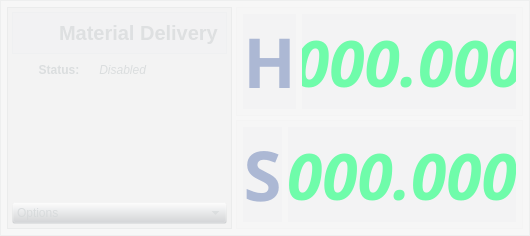
           <widget class="QFrame" name="materialDeliveryDisplay_frame">
            <property name="minimumSize">
             <size>
              <width>0</width>
              <height>150</height>
             </size>
            </property>
            <property name="maximumSize">
             <size>
              <width>530</width>
              <height>16777215</height>
             </size>
            </property>
            <property name="styleSheet">
             <string notr="true">background: rgba(212,215,217,24);
</string>
            </property>
            <property name="frameShape">
             <enum>QFrame::StyledPanel</enum>
            </property>
            <property name="frameShadow">
             <enum>QFrame::Raised</enum>
            </property>
            <layout class="QHBoxLayout" name="horizontalLayout_19">
             <property name="spacing">
              <number>4</number>
             </property>
             <property name="leftMargin">
              <number>6</number>
             </property>
             <property name="topMargin">
              <number>6</number>
             </property>
             <property name="rightMargin">
              <number>6</number>
             </property>
             <property name="bottomMargin">
              <number>6</number>
             </property>
             <item>
              <widget class="QFrame" name="materialDeliveryDisplayInfo_frame">
               <property name="minimumSize">
                <size>
                 <width>225</width>
                 <height>0</height>
                </size>
               </property>
               <property name="maximumSize">
                <size>
                 <width>300</width>
                 <height>16777215</height>
                </size>
               </property>
               <property name="frameShape">
                <enum>QFrame::StyledPanel</enum>
               </property>
               <property name="frameShadow">
                <enum>QFrame::Raised</enum>
               </property>
               <layout class="QVBoxLayout" name="verticalLayout_27">
                <property name="spacing">
                 <number>4</number>
                </property>
                <property name="leftMargin">
                 <number>4</number>
                </property>
                <property name="topMargin">
                 <number>4</number>
                </property>
                <property name="rightMargin">
                 <number>4</number>
                </property>
                <property name="bottomMargin">
                 <number>4</number>
                </property>
                <item>
                 <widget class="QFrame" name="materialDeliveryDisplayTitle_frame">
                  <property name="styleSheet">
                   <string notr="true">background:rgba(212,215,217,10);
</string>
                  </property>
                  <property name="frameShape">
                   <enum>QFrame::StyledPanel</enum>
                  </property>
                  <property name="frameShadow">
                   <enum>QFrame::Raised</enum>
                  </property>
                  <layout class="QHBoxLayout" name="horizontalLayout_18">
                   <property name="spacing">
                    <number>4</number>
                   </property>
                   <property name="leftMargin">
                    <number>4</number>
                   </property>
                   <property name="topMargin">
                    <number>4</number>
                   </property>
                   <property name="rightMargin">
                    <number>4</number>
                   </property>
                   <property name="bottomMargin">
                    <number>4</number>
                   </property>
                   <item alignment="Qt::AlignLeft">
                    <widget class="QPushButton" name="materialDeliveryDisplayEnable_button">
                     <property name="sizePolicy">
                      <sizepolicy hsizetype="Preferred" vsizetype="Preferred">
                       <horstretch>0</horstretch>
                       <verstretch>0</verstretch>
                      </sizepolicy>
                     </property>
                     <property name="minimumSize">
                      <size>
                       <width>28</width>
                       <height>32</height>
                      </size>
                     </property>
                     <property name="baseSize">
                      <size>
                       <width>32</width>
                       <height>32</height>
                      </size>
                     </property>
                     <property name="styleSheet">
                      <string notr="true">background:none;
color: rgba(212,215,217,100)</string>
                     </property>
                     <property name="text">
                      <string/>
                     </property>
                     <property name="icon">
                      <iconset resource="../resources/icons.qrc">
                       <normaloff>:/icons/icons/toggle-off1.png</normaloff>
                       <normalon>:/icons/icons/toggle-on1.png</normalon>:/icons/icons/toggle-off1.png</iconset>
                     </property>
                     <property name="iconSize">
                      <size>
                       <width>34</width>
                       <height>22</height>
                      </size>
                     </property>
                     <property name="checkable">
                      <bool>true</bool>
                     </property>
                     <property name="flat">
                      <bool>true</bool>
                     </property>
                    </widget>
                   </item>
                   <item alignment="Qt::AlignHCenter">
                    <widget class="QLabel" name="materialDeliveryDisplay_title">
                     <property name="minimumSize">
                      <size>
                       <width>150</width>
                       <height>32</height>
                      </size>
                     </property>
                     <property name="maximumSize">
                      <size>
                       <width>400</width>
                       <height>16777215</height>
                      </size>
                     </property>
                     <property name="font">
                      <font>
                       <pointsize>15</pointsize>
                       <weight>75</weight>
                       <bold>true</bold>
                      </font>
                     </property>
                     <property name="styleSheet">
                      <string notr="true">background:none;
color: rgba(212,215,217,180)</string>
                     </property>
                     <property name="inputMethodHints">
                      <set>Qt::ImhNoEditMenu</set>
                     </property>
                     <property name="text">
                      <string>Material Delivery </string>
                     </property>
                     <property name="alignment">
                      <set>Qt::AlignLeading|Qt::AlignLeft|Qt::AlignVCenter</set>
                     </property>
                    </widget>
                   </item>
                  </layout>
                 </widget>
                </item>
                <item>
                 <layout class="QHBoxLayout" name="materialDeliveryDisplayStatus_layout">
                  <property name="spacing">
                   <number>0</number>
                  </property>
                  <item>
                   <widget class="QPushButton" name="materialDeliveryDisplayStatus_indicator">
                    <property name="maximumSize">
                     <size>
                      <width>20</width>
                      <height>16777215</height>
                     </size>
                    </property>
                    <property name="styleSheet">
                     <string notr="true">background:none;</string>
                    </property>
                    <property name="text">
                     <string/>
                    </property>
                    <property name="icon">
                     <iconset resource="../resources/icons.qrc">
                      <normaloff>:/icons/icons/redbutton.png</normaloff>:/icons/icons/redbutton.png</iconset>
                    </property>
                    <property name="flat">
                     <bool>true</bool>
                    </property>
                   </widget>
                  </item>
                  <item>
                   <widget class="QLabel" name="materialDeliveryDisplayStatus_title">
                    <property name="minimumSize">
                     <size>
                      <width>0</width>
                      <height>24</height>
                     </size>
                    </property>
                    <property name="maximumSize">
                     <size>
                      <width>64</width>
                      <height>24</height>
                     </size>
                    </property>
                    <property name="font">
                     <font>
                      <weight>75</weight>
                      <bold>true</bold>
                     </font>
                    </property>
                    <property name="styleSheet">
                     <string notr="true">background: none;
color: rgba(212,215,217,200)</string>
                    </property>
                    <property name="text">
                     <string>  Status:</string>
                    </property>
                   </widget>
                  </item>
                  <item>
                   <widget class="QLabel" name="materialDeliveryDisplayStatus_field">
                    <property name="minimumSize">
                     <size>
                      <width>0</width>
                      <height>24</height>
                     </size>
                    </property>
                    <property name="maximumSize">
                     <size>
                      <width>16777215</width>
                      <height>24</height>
                     </size>
                    </property>
                    <property name="font">
                     <font>
                      <weight>50</weight>
                      <italic>true</italic>
                      <bold>false</bold>
                     </font>
                    </property>
                    <property name="styleSheet">
                     <string notr="true">background: none;
color: rgba(212,215,217,200)</string>
                    </property>
                    <property name="text">
                     <string> Disabled</string>
                    </property>
                   </widget>
                  </item>
                 </layout>
                </item>
                <item>
                 <spacer name="verticalSpacer_4">
                  <property name="orientation">
                   <enum>Qt::Vertical</enum>
                  </property>
                  <property name="sizeHint" stdset="0">
                   <size>
                    <width>20</width>
                    <height>40</height>
                   </size>
                  </property>
                 </spacer>
                </item>
                <item>
                 <widget class="QComboBox" name="materialDelivery_options_box">
                  <property name="styleSheet">
                   <string notr="true">background:rgba(212,215,217,10);
color:rgba(212,215,217,200)</string>
                  </property>
                  <item>
                   <property name="text">
                    <string>Options</string>
                   </property>
                  </item>
                 </widget>
                </item>
               </layout>
              </widget>
             </item>
             <item>
              <layout class="QVBoxLayout" name="materialDeliveryDisplayField_frame">
               <property name="spacing">
                <number>4</number>
               </property>
               <item>
                <widget class="QFrame" name="HdisplayField_frame">
                 <property name="minimumSize">
                  <size>
                   <width>280</width>
                   <height>0</height>
                  </size>
                 </property>
                 <property name="maximumSize">
                  <size>
                   <width>500</width>
                   <height>16777215</height>
                  </size>
                 </property>
                 <property name="styleSheet">
                  <string notr="true">background: rgba(212,215,217,8);
</string>
                 </property>
                 <property name="frameShape">
                  <enum>QFrame::StyledPanel</enum>
                 </property>
                 <property name="frameShadow">
                  <enum>QFrame::Raised</enum>
                 </property>
                 <layout class="QHBoxLayout" name="horizontalLayout_25">
                  <property name="leftMargin">
                   <number>6</number>
                  </property>
                  <property name="topMargin">
                   <number>6</number>
                  </property>
                  <property name="rightMargin">
                   <number>6</number>
                  </property>
                  <property name="bottomMargin">
                   <number>6</number>
                  </property>
                  <item>
                   <widget class="QLabel" name="hPositionDisplay_title">
                    <property name="maximumSize">
                     <size>
                      <width>66</width>
                      <height>16777215</height>
                     </size>
                    </property>
                    <property name="font">
                     <font>
                      <family>.SF NS Display Condensed</family>
                      <pointsize>52</pointsize>
                      <weight>75</weight>
                      <italic>false</italic>
                      <bold>true</bold>
                     </font>
                    </property>
                    <property name="styleSheet">
                     <string notr="true">background: rgba(212,215,217,16);
color: rgba(141,158,198,180)</string>
                    </property>
                    <property name="text">
                     <string>H</string>
                    </property>
                    <property name="alignment">
                     <set>Qt::AlignCenter</set>
                    </property>
                    <property name="margin">
                     <number>-1</number>
                    </property>
                   </widget>
                  </item>
                  <item>
                   <widget class="QLabel" name="hPositionDisplay_field">
                    <property name="font">
                     <font>
                      <family>.SF NS Display Condensed</family>
                      <pointsize>48</pointsize>
                      <weight>75</weight>
                      <italic>true</italic>
                      <bold>true</bold>
                     </font>
                    </property>
                    <property name="styleSheet">
                     <string notr="true">background: rgba(212,215,217,16);
color: rgba(55,255,139, 180)</string>
                    </property>
                    <property name="text">
                     <string>000.000</string>
                    </property>
                    <property name="alignment">
                     <set>Qt::AlignCenter</set>
                    </property>
                   </widget>
                  </item>
                 </layout>
                </widget>
               </item>
               <item>
                <widget class="QFrame" name="SdisplayField_frame">
                 <property name="minimumSize">
                  <size>
                   <width>280</width>
                   <height>0</height>
                  </size>
                 </property>
                 <property name="maximumSize">
                  <size>
                   <width>500</width>
                   <height>16777215</height>
                  </size>
                 </property>
                 <property name="styleSheet">
                  <string notr="true">background: rgba(212,215,217,8);
</string>
                 </property>
                 <property name="frameShape">
                  <enum>QFrame::StyledPanel</enum>
                 </property>
                 <property name="frameShadow">
                  <enum>QFrame::Raised</enum>
                 </property>
                 <layout class="QHBoxLayout" name="horizontalLayout_26">
                  <property name="leftMargin">
                   <number>6</number>
                  </property>
                  <property name="topMargin">
                   <number>6</number>
                  </property>
                  <property name="rightMargin">
                   <number>6</number>
                  </property>
                  <property name="bottomMargin">
                   <number>6</number>
                  </property>
                  <item>
                   <widget class="QLabel" name="sPositionDisplay_title">
                    <property name="maximumSize">
                     <size>
                      <width>66</width>
                      <height>16777215</height>
                     </size>
                    </property>
                    <property name="font">
                     <font>
                      <family>.SF NS Display Condensed</family>
                      <pointsize>52</pointsize>
                      <weight>75</weight>
                      <italic>false</italic>
                      <bold>true</bold>
                     </font>
                    </property>
                    <property name="styleSheet">
                     <string notr="true">background: rgba(212,215,217,16);
color: rgba(141,158,198,180)</string>
                    </property>
                    <property name="text">
                     <string>S</string>
                    </property>
                    <property name="alignment">
                     <set>Qt::AlignCenter</set>
                    </property>
                    <property name="margin">
                     <number>-1</number>
                    </property>
                   </widget>
                  </item>
                  <item>
                   <widget class="QLabel" name="sPositionDisplay_field">
                    <property name="font">
                     <font>
                      <family>.SF NS Display Condensed</family>
                      <pointsize>48</pointsize>
                      <weight>75</weight>
                      <italic>true</italic>
                      <bold>true</bold>
                     </font>
                    </property>
                    <property name="styleSheet">
                     <string notr="true">background: rgba(212,215,217,16);
color: rgba(55,255,139, 180)</string>
                    </property>
                    <property name="text">
                     <string>000.000</string>
                    </property>
                    <property name="alignment">
                     <set>Qt::AlignCenter</set>
                    </property>
                   </widget>
                  </item>
                 </layout>
                </widget>
               </item>
              </layout>
             </item>
            </layout>
           </widget>
